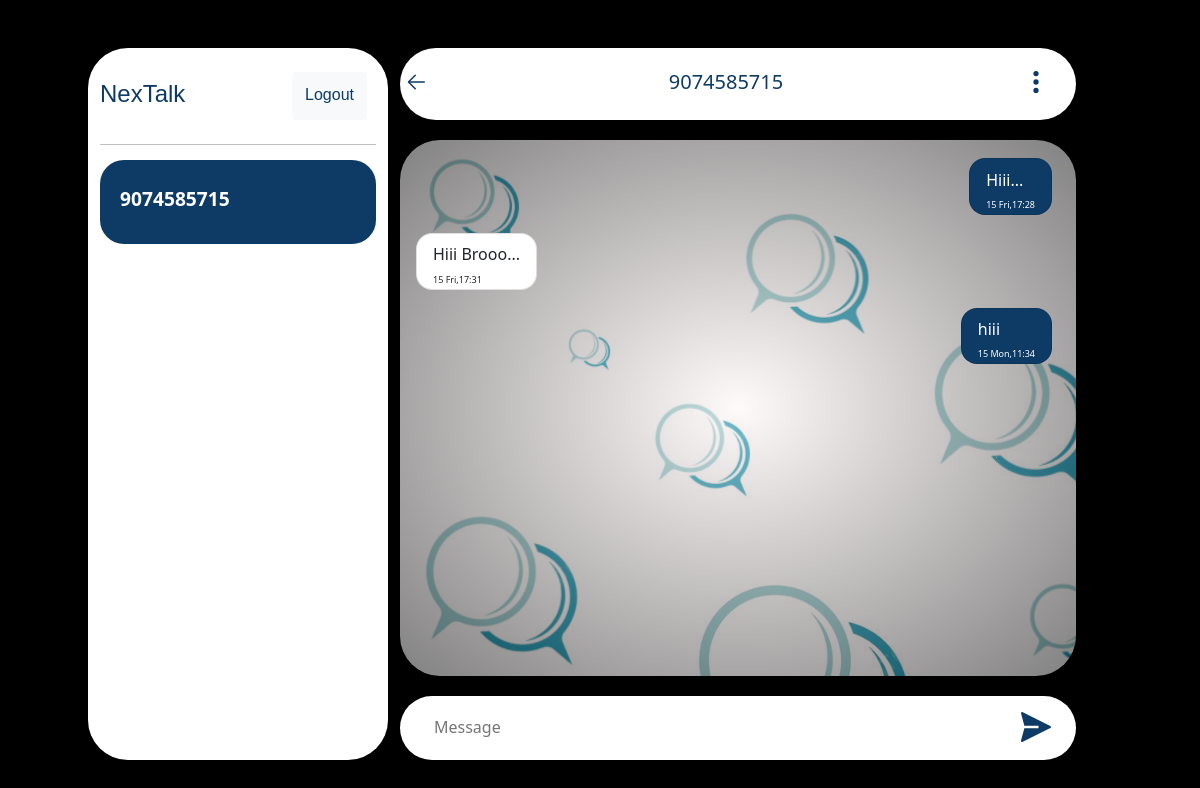
The page /5 (signed in) on the database its author committed.
### chat/models.py (models this page shows)
class Thread(models.Model):
    first_person = models.ForeignKey(User, on_delete=models.CASCADE, null=True, blank=True, related_name='thread_first_person')
    second_person = models.ForeignKey(User, on_delete=models.CASCADE, null=True, blank=True,
                                     related_name='thread_second_person')
    updated = models.DateTimeField(auto_now=True)
    timestamp = models.DateTimeField(auto_now_add=True)
    objects = ThreadManager()
    class Meta:
        unique_together = ['first_person', 'second_person']

class ChatMessage(models.Model):
    thread = models.ForeignKey(Thread, null=True, blank=True, on_delete=models.CASCADE, related_name='chatmessage_thread')
    sended_by = models.ForeignKey(User, on_delete=models.CASCADE,related_name='sended')
    sended_to = models.ForeignKey(User, on_delete=models.CASCADE,related_name='recieved')
    message = models.TextField()
    timestamp = models.DateTimeField(auto_now_add=True)

### chat/views.py (the view)
# urls.py: path('<slug:slug>',views.room,name='room'),
def room(request,slug):
    if request.user.is_authenticated:
        tr=Thread.objects.filter(id=slug)
        threads=Thread.objects.by_user(user=request.user)
        threadid = Thread.objects.filter(id=slug).first()
        msg=ChatMessage.objects.filter(thread=threadid).order_by('timestamp')
        context = {
            'Threads': threads,
            'msg':msg,
            'thread':tr,
            'tr':tr
        }
        return render(request,'chat.html',context)
    else:
        return redirect('login')

### chat/models.py (called while the page is built)
    def by_user(self, **kwargs):
        user = kwargs.get('user')
        lookup = Q(first_person=user) | Q(second_person=user)
        qs = self.get_queryset().filter(lookup).distinct()
        return qs

### templates/chat.html (shortened to what this page needs)
{% extends "common.html" %}
{% block content %}
<div class="row mt-5 mb-1">
    <div class="col-1"></div>
    <div class="col-md-3 chat-list vanish">
        <div class="name">
            <div class="row" style="height: 10vh;">
                <div class="col-9 d-flex" style="margin-top: 4vh;">
                    <h4>NexTalk</h4>
                </div>
                <div class="col-3  d-flex justify-content-center" style="margin-top: 3vh;">
                    <a href="logout" class="btn btn-light"
                        style="color:#0d3b66;font-family: Verdana, Geneva, Tahoma, sans-serif;padding-top: 1.2vh;height: 6vh;"
                        onMouseOver="this.style.background='#0d3b66',this.style.color='white',this.style.border='3px #8ecae6 double'"
                        onMouseOut="this.style.background='',this.style.color='#0d3b66',this.style.border='none'">
                        Logout
                        </span></a>
                </div>
            </div>
            <hr>
        </div>
        <div class="chat-id">
            {% for i in tr %}
            {% for thread in Threads %}
            {% if i.id == thread.id %}
            {% if thread.first_person.username == request.user.username %}
            <a href="{% url "room" thread.id %}" class="room-names">
                <div class="chat-names active"><span>{{ thread.second_person.username }}</span></div>
            </a>
            {% else %}
            <a href="{% url "room" thread.id %}" class="room-names">
                <div class="chat-names active"><span>{{ thread.first_person.username }}</span></div>
            </a>
            {% endif %}
            {% endif %}
            {% endfor %}
            {% endfor %}
        </div>
    </div>
    <div class="col-11 col-md-7">
            <div class="head">
                <div class="row">
                    <div class="col-2 col-lg-1 d-flex justify-content-center">
                        <a href="home">
                            <svg class="back-icon" viewBox="0 0 1024 1024" xmlns="http://www.w3.org/2000/svg">
                                <path class="icon-path" d="M224 480h640a32 32 0 1 1 0 64H224a32 32 0 0 1 0-64" />
                                <path class="icon-path"
                                    d="m237.248 512l265.408 265.344a32 32 0 0 1-45.312 45.312l-288-288a32 32 0 0 1 0-45.312l288-288a32 32 0 1 1 45.312 45.312z" />
                            </svg>
                        </a>
                    </div>
                    <div class="col-8 col-lg-10 d-flex justify-content-center align-items-center">
                        {% for i in thread %}
                        {% if i.second_person.username == request.user.username %}
                        <h5 class="head-name">{{i.first_person}}</h5>
                        {% else %}
                        <h5 class="head-name">{{i.second_person}}</h5>
                        {% endif %}
                        {% endfor %}
                    </div>
                    <div class="col-2 col-lg-1 d-flex justify-content-center">
                        <svg class="back-icon" viewBox="0 0 20 20" xmlns="http://www.w3.org/2000/svg">
                            <path
                                d="M10.001 7.8a2.2 2.2 0 1 0 0 4.402A2.2 2.2 0 0 0 10 7.8zm0-2.6A2.2 2.2 0 1 0 9.999.8a2.2 2.2 0 0 0 .002 4.4zm0 9.6a2.2 2.2 0 1 0 0 4.402a2.2 2.2 0 0 0 0-4.402z" />
                        </svg>
                    </div>
                </div>
            </div>
            <div class="chat-msg" id="chat-ht">
                {% for i in msg %}
                {% if i.sended_by.username == request.user.username %}
                <div class="row">
                    <div class="col-4 col-md-6"></div>
                    <div class="col-8 col-md-6">
                        <div class="card"
                            style="margin: 2.3vh 0 0 2vh;border-radius:2vh;width: fit-content;float: right;background: #0d3b66;color: white;">
                            <div class="card-body" style="padding: 0.2rem 1rem 0 1rem ;height: fit-content;">
                                <h5 style="margin-top: 0.5rem;font-size: medium;margin-bottom: 0;">{{i.message}}</h5>
                                <span
                                    style="font-size: xx-small;padding-top: -1rem;margin-top: -1rem;">{{i.timestamp|date:"d D" }},{{i.timestamp|time:"H:i"}}</span>
                            </div>
                        </div>
                    </div>
                </div>
                {% endif %}
                {% if i.sended_to.username == request.user.username %}
                <div class="row">
                    <div class="col-8 col-md-6">
                        <div class="card"
                            style="margin: 2.3vh 0 0 2vh;border-radius:2vh;width: fit-content;">
                            <div class="card-body" style="padding: 0.2rem 1rem 0 1rem ;height: fit-content;">
                                <h5 style="margin-top: 0.5rem;font-size: medium;margin-bottom: 0;">{{i.message}}</h5>
                                <span
                                    style="font-size: xx-small;padding-top: -1rem;margin-top: -1rem;">{{i.timestamp|date:"d D" }},{{i.timestamp|time:"H:i"}}</span>
                            </div>
                        </div>
                    </div>
                </div>
                {% endif %}
                {% endfor %}
            </div>
            <form id="sendForm">
                <div class="input">
                    <div class="row">
                        <div class="col-10 col-md-11">
                            <input type="text" id="input-message" placeholder="Message">
                        </div>
                        <div class="col-1 d-flex justify-content-center">
                            <button class="send-button" type="submit">
                                <svg class="send-icon" viewBox="0 0 32 32" xmlns="http://www.w3.org/2000/svg">
                                    <path class="icon-path"
                                        d="m27.45 15.11l-22-11a1 1 0 0 0-1.08.12a1 1 0 0 0-.33 1L6.69 15H18v2H6.69L4 26.74A1 1 0 0 0 5 28a1 1 0 0 0 .45-.11l22-11a1 1 0 0 0 0-1.78Z" />
                                </svg>
                            </button>
                        </div>
                    </div>
                </div>
            </form>
        </div>
</div>
{% endblock content %}

### static/css/chat.css (style rules this page uses)
:root { --mainbg: #000000; --bg:#fff; --text:#000; --seccol: #0d3b66; --light: #ade8f4; }
.body { height: 100%; width: 100%; background: var(--mainbg); }
.row { width: 100%; }
.chat-list { color: var(--text); width: fit-content; background: var(--bg); height: 89vh; border-radius: 5vh; }
.head { background: var(--bg); border-radius: 5vh; height: 9vh; }
.chat-msg { margin-top: 2.5vh; border-radius: 5vh; height: 67vh; overflow: auto; margin-bottom: 2.5vh; background: radial-gradient(rgb(255 243 243 / 40%), rgb(6 4 4 / 50%)), url('/static/images/bg.jpg'); }
.input { height: 8vh; margin-top: 2.5vh; background: var(--bg); border-radius: 5vh; }
.send-button { border: none; border-radius: 50%; background-color: var(--bg); }
.send-icon { height: 7.5vh; width: 5vh; fill: var(--seccol); }
#input-message { margin-left: 4vh; width: 95%; height: 100%; border: none; outline: none; caret-color: var(--seccol); font: 'Times New Roman', Times, serif large; }
.back-icon { height: 8.5vh; width: 3vh; fill: var(--seccol); }
.head-name { color: var(--seccol); margin-top: 1vh; }
.name { height: 10vh; }
.name h4 { font-family: Verdana, Geneva, Tahoma, sans-serif; font: 600 large; color: var(--seccol); }
.chat-id { margin: 4vh 0 0 0; }
.chat-names { width: 100%; height: 10.5vh; border-radius: 3vh; padding:3.1vh 0 0 2.5vh; margin-top: 0.5vh; color: var(--seccol); }
.room-names { text-decoration: none; }
.room-names span { font-weight: 600; font-size: larger; }
.active { background: var(--seccol); color: var(--bg); }

### rows shown on the page
Thread: second_person.username "9074585715", second_person "9074585715"
ChatMessage: message "Hiii...", timestamp "15 Fri", timestamp "17:28"
ChatMessage: message "Hiii Brooo...", timestamp "15 Fri", timestamp "17:31"
ChatMessage: message "hiii", timestamp "15 Mon", timestamp "11:34"
